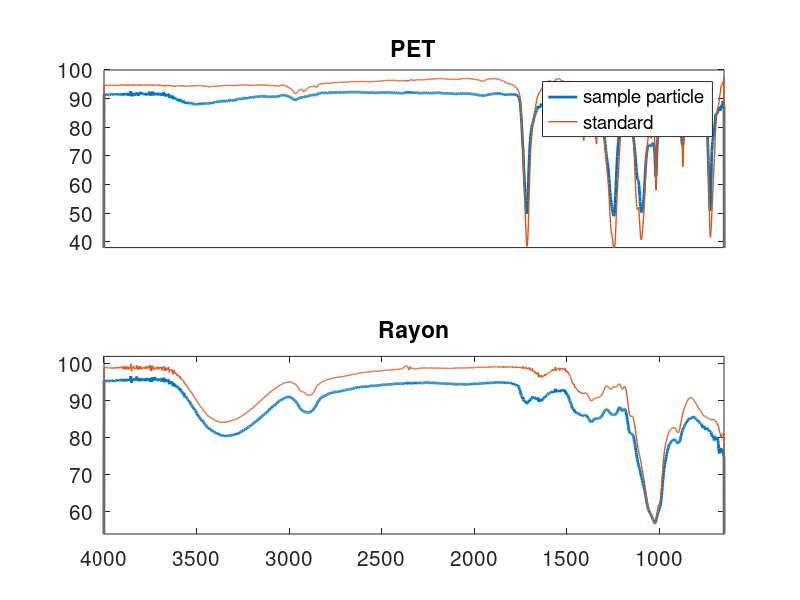

Write the MATLAB code that produced this figure. (Note: this script raises an error after producing the figure.)
%% Figure 4 - FTIR
%
%
% Davidson, B.; Batista, K.; Samrah, S.; Rios Mendoza, L. M.; Pujara, N.
% Microplastic Contamination of Sediments across and within
%       Three Beaches in Western Lake Superior.
% Journal of Great Lakes Research 2022, 48 (6), 1563–1572.
% https://doi.org/10.1016/j.jglr.2022.09.011.

clear; close all; clc;
load figure4_data.mat

fig = figure;
hold on

% Plot PET
subplot(2,1,1)
    plot(wavenumber,transmission_sample_PET,'LineWidth',2)
    ylim([38 100])
    xlim([650 4000])
    hold on
    plot(wavenumber,transmission_standard_PET,'-','LineWidth',1)
    set(gca,'xdir','reverse')
    set(gca,'FontSize',15)
    legend({'sample particle','standard'},'Position',[0.6902 0.4673 0.2384 0.0869])
    title('PET')
    set(gca,'XTick',[]);

% Plot Rayon
subplot(2,1,2)
    plot(wavenumber,transmission_sample_Rayon,'LineWidth',2)
    ylim([54 102])
    xlim([650 4000])
    hold on
    plot(wavenumber,transmission_standard_Rayon,'-','LineWidth',1)
    set(gca,'xdir','reverse')
    set(gca,'FontSize',15)
    title('Rayon')

% Axis Titles
han = axes(fig,'visible','off');
han.Title.Visible = 'on';
han.XLabel.Visible = 'on';
han.YLabel.Visible = 'on';
ylabel(han,'% Transmittance');
xlabel(han,'Wavenumbers (cm^{-1})');
set(gca,'FontSize',20)
